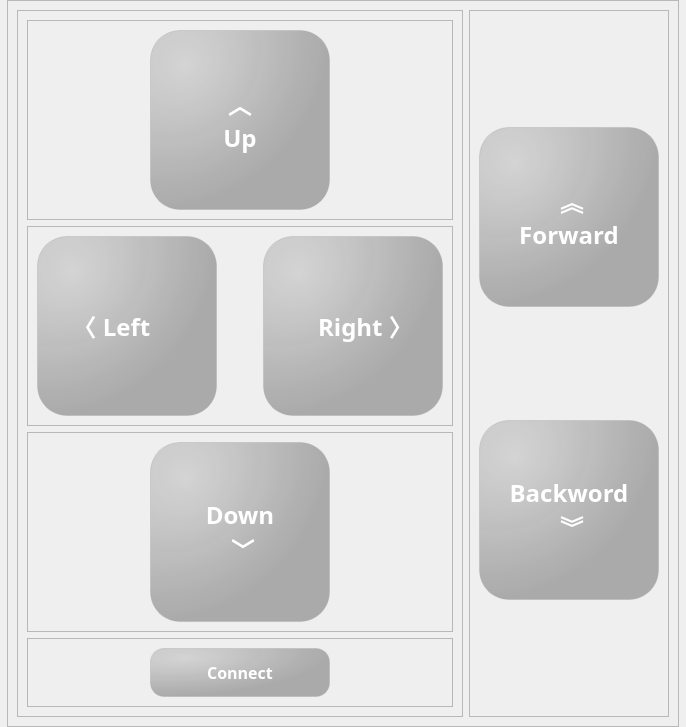
            <widget class="QWidget" name="Page_main">
             <layout class="QVBoxLayout" name="verticalLayout_3">
              <property name="spacing">
               <number>7</number>
              </property>
              <property name="leftMargin">
               <number>7</number>
              </property>
              <property name="topMargin">
               <number>0</number>
              </property>
              <property name="rightMargin">
               <number>7</number>
              </property>
              <property name="bottomMargin">
               <number>0</number>
              </property>
              <item>
               <widget class="QFrame" name="frame_8">
                <property name="frameShape">
                 <enum>QFrame::StyledPanel</enum>
                </property>
                <property name="frameShadow">
                 <enum>QFrame::Raised</enum>
                </property>
                <layout class="QHBoxLayout" name="horizontalLayout_9">
                 <item>
                  <widget class="QFrame" name="frame_lrud">
                   <property name="frameShape">
                    <enum>QFrame::StyledPanel</enum>
                   </property>
                   <property name="frameShadow">
                    <enum>QFrame::Raised</enum>
                   </property>
                   <layout class="QVBoxLayout" name="verticalLayout_16">
                    <item>
                     <widget class="QFrame" name="frame_9">
                      <property name="frameShape">
                       <enum>QFrame::StyledPanel</enum>
                      </property>
                      <property name="frameShadow">
                       <enum>QFrame::Raised</enum>
                      </property>
                      <layout class="QHBoxLayout" name="horizontalLayout_6">
                       <item>
                        <widget class="QPushButton" name="button_move_up">
                         <property name="minimumSize">
                          <size>
                           <width>180</width>
                           <height>180</height>
                          </size>
                         </property>
                         <property name="maximumSize">
                          <size>
                           <width>180</width>
                           <height>180</height>
                          </size>
                         </property>
                         <property name="font">
                          <font>
                           <family>Segoe UI Semibold</family>
                           <pointsize>18</pointsize>
                           <weight>75</weight>
                           <bold>true</bold>
                          </font>
                         </property>
                         <property name="contextMenuPolicy">
                          <enum>Qt::DefaultContextMenu</enum>
                         </property>
                         <property name="styleSheet">
                          <string notr="true">QPushButton {
	color: rgb(255,255,255);
	border-radius: 30px;
    /*background:qlineargradient(spread:pad, x1:0, y2:1, x1:0, y2:1, stop:0 rgba(245, 245, 245, 255), stop:1 rgba(220, 220, 220, 255));*/
	background:qradialgradient(cx:0,cy:0,radius:1,fx:0.2,fy:0.2,stop:0 rgba(205, 205, 205, 205), stop:1 rgba(170, 170, 170, 255));
	border: 1px solid rgba(170,170,170, 100);;
}
QPushButton::hover {
	background-color: rgb(224, 238, 249);
	color: rgb(100,100,100);
}
QPushButton::pressed {
	background-color: rgba(200, 200, 200, 255);
	color: rgb(255,255,255);
}
QPushButton::disable {
	background-color:rgba(170, 170, 170, 255);
}</string>
                         </property>
                         <property name="text">
                          <string>︿
Up</string>
                         </property>
                        </widget>
                       </item>
                      </layout>
                     </widget>
                    </item>
                    <item>
                     <widget class="QFrame" name="frame_10">
                      <property name="frameShape">
                       <enum>QFrame::StyledPanel</enum>
                      </property>
                      <property name="frameShadow">
                       <enum>QFrame::Raised</enum>
                      </property>
                      <layout class="QHBoxLayout" name="horizontalLayout_8">
                       <item>
                        <widget class="QPushButton" name="button_move_left">
                         <property name="minimumSize">
                          <size>
                           <width>180</width>
                           <height>180</height>
                          </size>
                         </property>
                         <property name="maximumSize">
                          <size>
                           <width>180</width>
                           <height>180</height>
                          </size>
                         </property>
                         <property name="font">
                          <font>
                           <family>Segoe UI Semibold</family>
                           <pointsize>18</pointsize>
                           <weight>75</weight>
                           <bold>true</bold>
                          </font>
                         </property>
                         <property name="contextMenuPolicy">
                          <enum>Qt::DefaultContextMenu</enum>
                         </property>
                         <property name="styleSheet">
                          <string notr="true">QPushButton {
	color: rgb(255,255,255);
	border-radius: 30px;
    /*background:qlineargradient(spread:pad, x1:0, y2:1, x1:0, y2:1, stop:0 rgba(245, 245, 245, 255), stop:1 rgba(220, 220, 220, 255));*/
	background:qradialgradient(cx:0,cy:0,radius:1,fx:0.2,fy:0.2,stop:0 rgba(205, 205, 205, 205), stop:1 rgba(170, 170, 170, 255));
	border: 1px solid rgba(170,170,170, 100);;
}
QPushButton::hover {
	background-color: rgb(224, 238, 249);
	color: rgb(100,100,100);
}
QPushButton::pressed {
	background-color: rgba(200, 200, 200, 255);
	color: rgb(255,255,255);
}
QPushButton::disable {
	background-color:rgba(170, 170, 170, 255);
}</string>
                         </property>
                         <property name="text">
                          <string>〈 Left     </string>
                         </property>
                        </widget>
                       </item>
                       <item>
                        <spacer name="horizontalSpacer">
                         <property name="orientation">
                          <enum>Qt::Horizontal</enum>
                         </property>
                         <property name="sizeHint" stdset="0">
                          <size>
                           <width>40</width>
                           <height>20</height>
                          </size>
                         </property>
                        </spacer>
                       </item>
                       <item>
                        <widget class="QPushButton" name="button_move_right">
                         <property name="minimumSize">
                          <size>
                           <width>180</width>
                           <height>180</height>
                          </size>
                         </property>
                         <property name="maximumSize">
                          <size>
                           <width>180</width>
                           <height>180</height>
                          </size>
                         </property>
                         <property name="font">
                          <font>
                           <family>Segoe UI Semibold</family>
                           <pointsize>18</pointsize>
                           <weight>75</weight>
                           <bold>true</bold>
                          </font>
                         </property>
                         <property name="contextMenuPolicy">
                          <enum>Qt::DefaultContextMenu</enum>
                         </property>
                         <property name="styleSheet">
                          <string notr="true">QPushButton {
	color: rgb(255,255,255);
	border-radius: 30px;
    /*background:qlineargradient(spread:pad, x1:0, y2:1, x1:0, y2:1, stop:0 rgba(245, 245, 245, 255), stop:1 rgba(220, 220, 220, 255));*/
	background:qradialgradient(cx:0,cy:0,radius:1,fx:0.2,fy:0.2,stop:0 rgba(205, 205, 205, 205), stop:1 rgba(170, 170, 170, 255));
	border: 1px solid rgba(170,170,170, 100);;
}
QPushButton::hover {
	background-color: rgb(224, 238, 249);
	color: rgb(100,100,100);
}
QPushButton::pressed {
	background-color: rgba(200, 200, 200, 255);
	color: rgb(255,255,255);
}
QPushButton::disable {
	background-color:rgba(170, 170, 170, 255);
}</string>
                         </property>
                         <property name="text">
                          <string>    Right 〉</string>
                         </property>
                        </widget>
                       </item>
                      </layout>
                     </widget>
                    </item>
                    <item>
                     <widget class="QFrame" name="frame_11">
                      <property name="frameShape">
                       <enum>QFrame::StyledPanel</enum>
                      </property>
                      <property name="frameShadow">
                       <enum>QFrame::Raised</enum>
                      </property>
                      <layout class="QHBoxLayout" name="horizontalLayout_7">
                       <item>
                        <widget class="QPushButton" name="button_move_down">
                         <property name="minimumSize">
                          <size>
                           <width>180</width>
                           <height>180</height>
                          </size>
                         </property>
                         <property name="maximumSize">
                          <size>
                           <width>180</width>
                           <height>180</height>
                          </size>
                         </property>
                         <property name="font">
                          <font>
                           <family>Segoe UI Semibold</family>
                           <pointsize>18</pointsize>
                           <weight>75</weight>
                           <bold>true</bold>
                          </font>
                         </property>
                         <property name="contextMenuPolicy">
                          <enum>Qt::DefaultContextMenu</enum>
                         </property>
                         <property name="styleSheet">
                          <string notr="true">QPushButton {
	color: rgb(255,255,255);
	border-radius: 30px;
    /*background:qlineargradient(spread:pad, x1:0, y2:1, x1:0, y2:1, stop:0 rgba(245, 245, 245, 255), stop:1 rgba(220, 220, 220, 255));*/
	background:qradialgradient(cx:0,cy:0,radius:1,fx:0.2,fy:0.2,stop:0 rgba(205, 205, 205, 205), stop:1 rgba(170, 170, 170, 255));
	border: 1px solid rgba(170,170,170, 100);;
}
QPushButton::hover {
	background-color: rgb(224, 238, 249);
	color: rgb(100,100,100);
}
QPushButton::pressed {
	background-color: rgba(200, 200, 200, 255);
	color: rgb(255,255,255);
}
QPushButton::disable {
	background-color:rgba(170, 170, 170, 255);
}</string>
                         </property>
                         <property name="text">
                          <string>Down
 ﹀</string>
                         </property>
                        </widget>
                       </item>
                      </layout>
                     </widget>
                    </item>
                    <item>
                     <widget class="QFrame" name="frame_12">
                      <property name="frameShape">
                       <enum>QFrame::StyledPanel</enum>
                      </property>
                      <property name="frameShadow">
                       <enum>QFrame::Raised</enum>
                      </property>
                      <layout class="QHBoxLayout" name="horizontalLayout_19">
                       <item>
                        <widget class="QPushButton" name="button_main_connect">
                         <property name="minimumSize">
                          <size>
                           <width>180</width>
                           <height>49</height>
                          </size>
                         </property>
                         <property name="maximumSize">
                          <size>
                           <width>180</width>
                           <height>49</height>
                          </size>
                         </property>
                         <property name="font">
                          <font>
                           <family>Segoe UI Semibold</family>
                           <pointsize>12</pointsize>
                           <weight>75</weight>
                           <bold>true</bold>
                          </font>
                         </property>
                         <property name="contextMenuPolicy">
                          <enum>Qt::DefaultContextMenu</enum>
                         </property>
                         <property name="styleSheet">
                          <string notr="true">QPushButton {
	color: rgb(255,255,255);
	border-radius: 14px;
    /*background:qlineargradient(spread:pad, x1:0, y2:1, x1:0, y2:1, stop:0 rgba(245, 245, 245, 255), stop:1 rgba(220, 220, 220, 255));*/
	background:qradialgradient(cx:0,cy:0,radius:1,fx:0.2,fy:0.2,stop:0 rgba(205, 205, 205, 205), stop:1 rgba(170, 170, 170, 255));
	border: 1px solid rgba(170,170,170, 100);
}
QPushButton::hover {
	background-color: rgb(224, 238, 249);
	color: rgb(100,100,100);
}
QPushButton::pressed {
	background-color: rgba(200, 200, 200, 255);
	color: rgb(255,255,255);
}
QPushButton::disable {
	background-color:rgba(170, 170, 170, 255);
}
</string>
                         </property>
                         <property name="text">
                          <string>Connect</string>
                         </property>
                        </widget>
                       </item>
                      </layout>
                     </widget>
                    </item>
                   </layout>
                  </widget>
                 </item>
                 <item>
                  <widget class="QFrame" name="frame_fb">
                   <property name="maximumSize">
                    <size>
                     <width>206</width>
                     <height>16777215</height>
                    </size>
                   </property>
                   <property name="frameShape">
                    <enum>QFrame::StyledPanel</enum>
                   </property>
                   <property name="frameShadow">
                    <enum>QFrame::Raised</enum>
                   </property>
                   <layout class="QVBoxLayout" name="verticalLayout_10">
                    <item>
                     <widget class="QPushButton" name="button_move_fwd">
                      <property name="minimumSize">
                       <size>
                        <width>180</width>
                        <height>180</height>
                       </size>
                      </property>
                      <property name="maximumSize">
                       <size>
                        <width>180</width>
                        <height>180</height>
                       </size>
                      </property>
                      <property name="font">
                       <font>
                        <family>Segoe UI Semibold</family>
                        <pointsize>18</pointsize>
                        <weight>75</weight>
                        <bold>true</bold>
                       </font>
                      </property>
                      <property name="contextMenuPolicy">
                       <enum>Qt::DefaultContextMenu</enum>
                      </property>
                      <property name="styleSheet">
                       <string notr="true">QPushButton {
	color: rgb(255,255,255);
	border-radius: 30px;
    /*background:qlineargradient(spread:pad, x1:0, y2:1, x1:0, y2:1, stop:0 rgba(245, 245, 245, 255), stop:1 rgba(220, 220, 220, 255));*/
	background:qradialgradient(cx:0,cy:0,radius:1,fx:0.2,fy:0.2,stop:0 rgba(205, 205, 205, 205), stop:1 rgba(170, 170, 170, 255));
	border: 1px solid rgba(170,170,170, 100);;
}
QPushButton::hover {
	background-color: rgb(224, 238, 249);
	color: rgb(100,100,100);
}
QPushButton::pressed {
	background-color: rgba(200, 200, 200, 255);
	color: rgb(255,255,255);
}
QPushButton::disable {
	background-color:rgba(170, 170, 170, 255);
}</string>
                      </property>
                      <property name="text">
                       <string> ︽
Forward</string>
                      </property>
                     </widget>
                    </item>
                    <item>
                     <widget class="QPushButton" name="button_move_bwd">
                      <property name="minimumSize">
                       <size>
                        <width>180</width>
                        <height>180</height>
                       </size>
                      </property>
                      <property name="maximumSize">
                       <size>
                        <width>180</width>
                        <height>180</height>
                       </size>
                      </property>
                      <property name="font">
                       <font>
                        <family>Segoe UI Semibold</family>
                        <pointsize>18</pointsize>
                        <weight>75</weight>
                        <bold>true</bold>
                       </font>
                      </property>
                      <property name="contextMenuPolicy">
                       <enum>Qt::DefaultContextMenu</enum>
                      </property>
                      <property name="styleSheet">
                       <string notr="true">QPushButton {
	color: rgb(255,255,255);
	border-radius: 30px;
    /*background:qlineargradient(spread:pad, x1:0, y2:1, x1:0, y2:1, stop:0 rgba(245, 245, 245, 255), stop:1 rgba(220, 220, 220, 255));*/
	background:qradialgradient(cx:0,cy:0,radius:1,fx:0.2,fy:0.2,stop:0 rgba(205, 205, 205, 205), stop:1 rgba(170, 170, 170, 255));
	border: 1px solid rgba(170,170,170, 100);;
}
QPushButton::hover {
	background-color: rgb(224, 238, 249);
	color: rgb(100,100,100);
}
QPushButton::pressed {
	background-color: rgba(200, 200, 200, 255);
	color: rgb(255,255,255);
}
QPushButton::disable {
	background-color:rgba(170, 170, 170, 255);
}</string>
                      </property>
                      <property name="text">
                       <string>Backword
 ︾</string>
                      </property>
                     </widget>
                    </item>
                   </layout>
                  </widget>
                 </item>
                </layout>
               </widget>
              </item>
             </layout>
            </widget>
